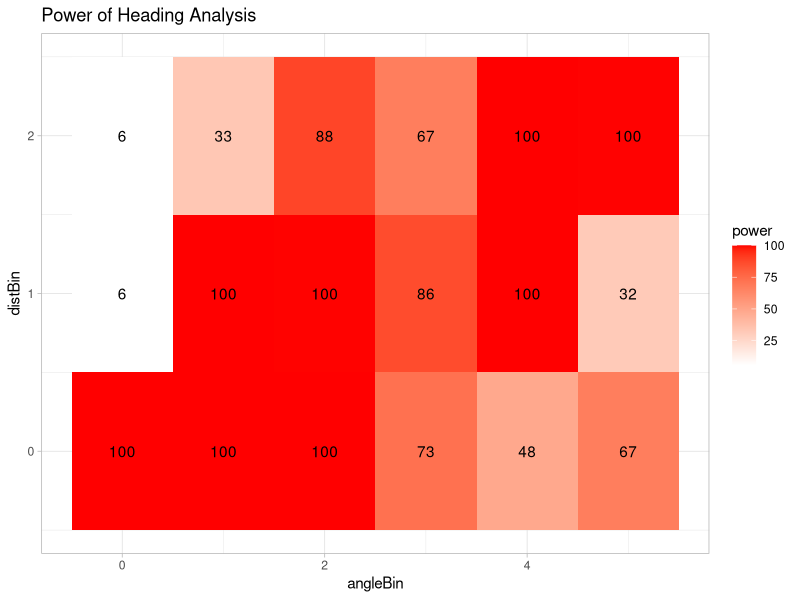
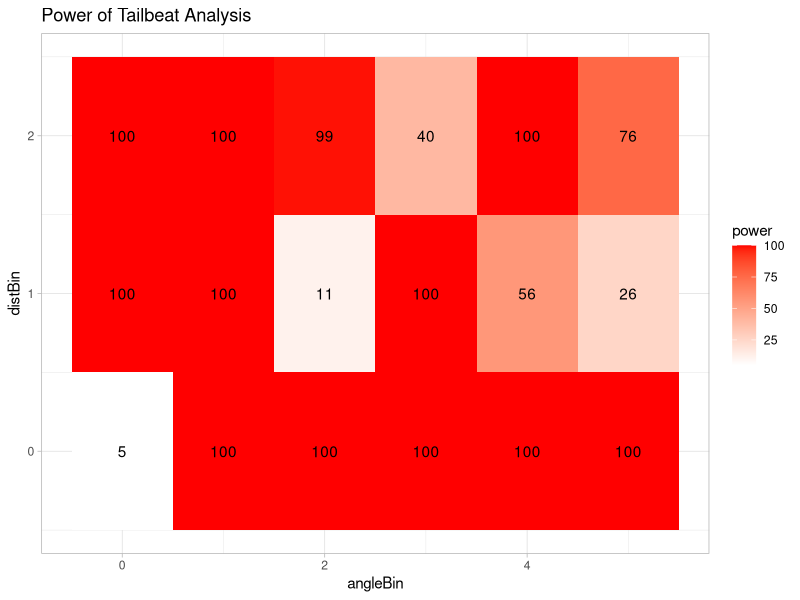

Reproduce these figures in R, in order. (Note: this script raises an error after producing the figures.)
library(ggplot2)
library(tidyverse)
library(pwr)

power_data <- read.csv("r_power_data_TB.csv")

power_data_close <- power_data %>% filter(distBin < 3 & angleBin != 6)

power_data_close_flow <- power_data_close %>% filter(cond == "F2")
power_data_close_no_flow <- power_data_close %>% filter(cond == "F0")

var(power_data_close$heading)
var(power_data_close$coord)

power_data_summary <- power_data_close %>% group_by(cond,distBin,angleBin) %>%
                                           summarise(headingSD = sd(heading), headingMean = mean(heading),
                                                     coordSD = sd(coord), coordMean = mean(coord),
                                                     headingVar = var(heading), coordVar = var(coord))

#Heading First

eHead <- abs(mean(power_data_close_flow$heading) - mean(power_data_close_no_flow$heading)) / var(power_data_close$heading)
n1Head <- length(power_data_close_flow$cond)
n2Head <- length(power_data_close_no_flow$cond)

pwr.t2n.test(n1 = as.integer(n1Head), n2 = as.integer(n2Head), d = eHead, sig.level = 0.05)


#Coord next

eCord <- abs(mean(power_data_close_flow$coord) - mean(power_data_close_no_flow$coord)) / var(power_data_close$coord)
n1Cord <- length(power_data_close_flow$cond)
n2Cord <- length(power_data_close_no_flow$cond)

pwr.t2n.test(n1 = as.integer(n1Cord), n2 = as.integer(n2Cord), d = eCord, sig.level = 0.05)


#Anova??

power_data_close$angleBin <- as.factor(power_data_close$angleBin)
power_data_close$distBin <- as.factor(power_data_close$distBin)

headingAOV <- aov(heading ~ cond:angleBin:distBin, data = power_data_close)
summary(headingAOV)
TukeyHSD(headingAOV)

##Changing them for lots of separate power tests per square

power_data_close_flow <- power_data_close_flow %>% 
                          select(-c(angleBinSize,distBinSize)) %>%
                          pivot_longer(!c(cond,distBin,angleBin), names_to = "data_type", values_to = "value")


power_data_close_flow_sum <- power_data_close_flow %>% 
                              group_by(cond,distBin,angleBin,data_type) %>%
                              summarise(sd = sd(value), mean = mean(value), n = length(value))

power_data_close_no_flow <- power_data_close_no_flow %>% 
                              select(-c(angleBinSize,distBinSize)) %>%
                              pivot_longer(!c(cond,distBin,angleBin), names_to = "data_type", values_to = "value")

power_data_close_no_flow_sum <- power_data_close_no_flow %>% 
                                  group_by(cond,distBin,angleBin,data_type) %>%
                                  summarise(sd = sd(value), mean = mean(value), n = length(value))

#Now join them
joined_df <- left_join(power_data_close_flow_sum,
                       power_data_close_no_flow_sum, 
                       by = c("distBin","angleBin","data_type"),
                       suffix = c("_F2", "_F0"))

#Now get one that matches for the var total

power_data_close_reshape <- power_data_close %>% 
                              select(-c(angleBinSize,distBinSize)) %>%
                              pivot_longer(!c(cond,distBin,angleBin), names_to = "data_type", values_to = "value")

power_data_close_reshape_sum <- power_data_close_reshape %>% 
                                  group_by(distBin,angleBin,data_type) %>%
                                  summarise(var = var(value))

power_data_close_reshape_sum$distBin <- as.numeric(power_data_close_reshape_sum$distBin)-1
power_data_close_reshape_sum$angleBin <- as.numeric(power_data_close_reshape_sum$angleBin)-1

#Now join that to get overall var for each box
joined_df <- left_join(joined_df,
                       power_data_close_reshape_sum, 
                       by = c("distBin","angleBin","data_type"))

#Okay so now calculate the power for each bin

joined_df_final <- joined_df %>%
                    mutate(n_F2 = as.integer(n_F2), n_F0 = as.integer(n_F0)) %>%
                    mutate(e = abs(mean_F2 - mean_F0)/var) %>%
                    mutate(power = 100*pwr.t2n.test(n1 = n_F2, n2 = n_F0, d = e, sig.level = 0.05)$power)

ggplot(joined_df_final %>% filter(data_type=="heading"), aes(angleBin, distBin, fill= power)) + 
  geom_tile()+
  ggtitle("Power of Heading Analysis")+
  geom_text(aes(label = round(power,0))) +
  scale_fill_gradient(low = "white", high = "red")+
  theme_light()

ggplot(joined_df_final %>% filter(data_type=="coord"), aes(angleBin, distBin, fill= power)) + 
  geom_tile()+
  ggtitle("Power of Tailbeat Analysis")+
  geom_text(aes(label = round(power,0))) +
  scale_fill_gradient(low = "white", high = "red")+
  theme_light()

#Okay so basically in every place there is more than enough power

#Actually there is not when I normalize for framerate :(

model <- aov(coord ~ distBin*angleBin*cond, data = power_data)
summary(model)


#Alright I'm going to try summarizing using paired t tests for each bin
# wish me luck 

t_test_sum <- power_data_close_reshape %>% group_by(data_type,distBin,angleBin) %>%
                                           summarise(funs(t.test(.[cond == "F2"], .[cond == "F0"], paired = TRUE)$p.value))

power_data_close_reshape %>%
  summarise_each(funs(t.test(.[cond == "F0"], .[cond == "F2"])$p.value), vars = data_type:distBin:angleBin)

t.test(power_data_close_reshape$value ~ power_data_close_reshape$cond)

#Sending to avalon
write.csv(power_data_close_reshape,"Ben_Fish_Data.csv")

glm(value ~ cond+distBin+angleBin, data = power_data_close_reshape%>%filter(data_type=="coord"))

ggplot(power_data_close_reshape %>% filter(data_type=="coord"), aes(x=value, fill = cond))+
  geom_histogram(color="black")+
  facet_wrap(~cond)+
  theme_light()

ggplot(power_data_close_reshape %>% filter(data_type=="heading"), aes(x=value, fill = cond))+
  geom_histogram(color="black")+
  facet_wrap(~cond)+
  theme_light()
